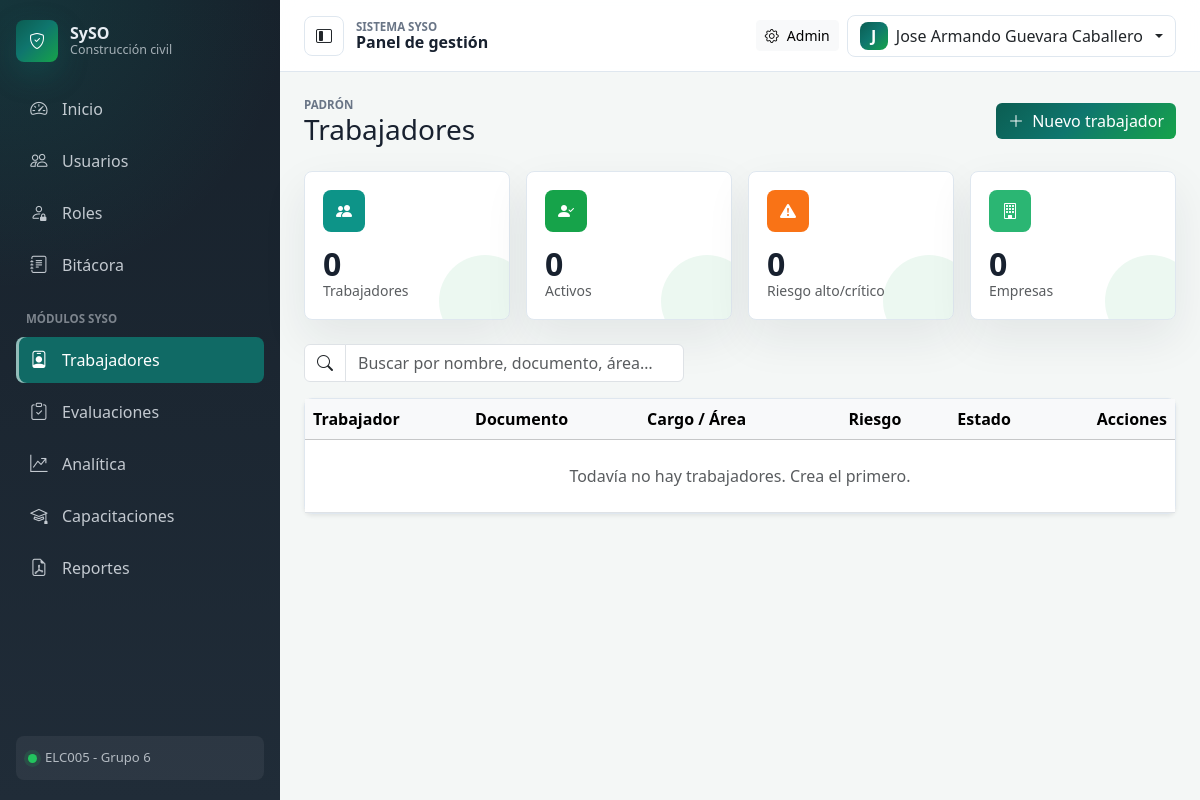
The page /trabajadores/ (signed in) on the database as committed earlier.
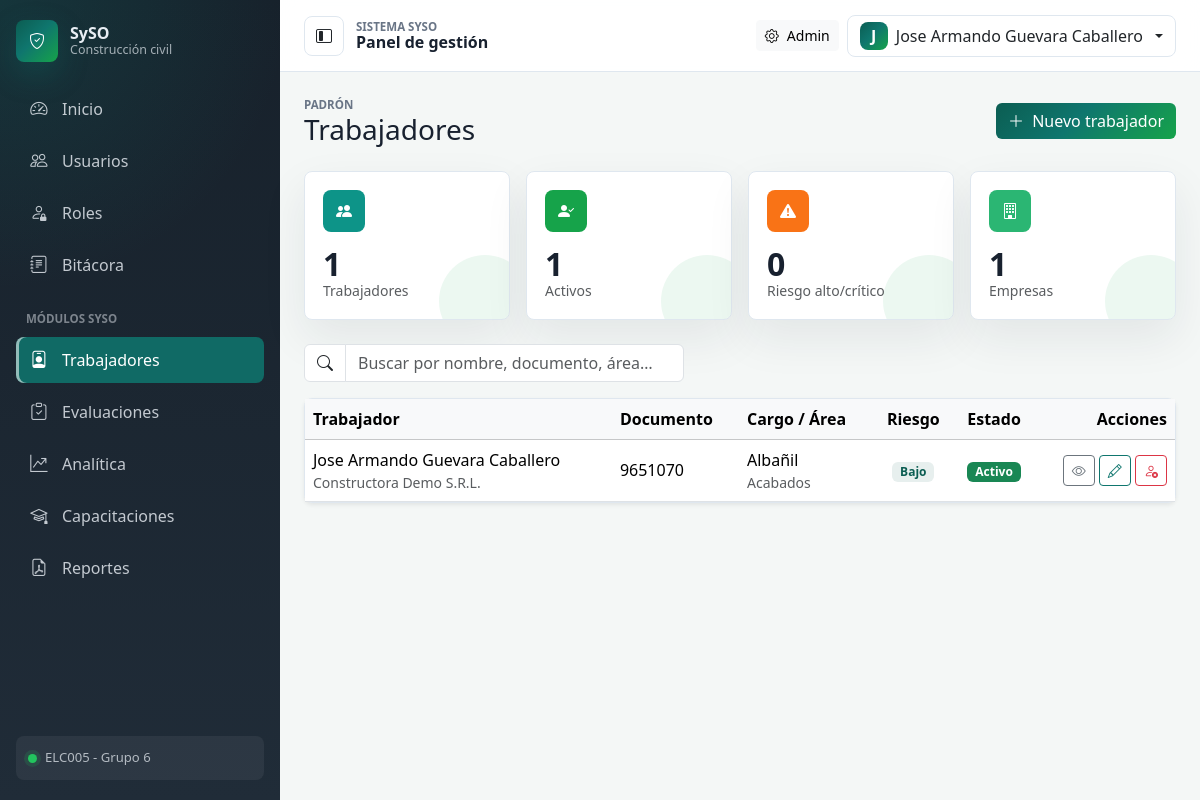
The same page on the database as committed later.
### apps/workers/models.py (models this page shows, shortened)
class Trabajador(models.Model):
    class Estado(models.TextChoices):
        ACTIVO = 'ACTIVO', 'Activo'
        INACTIVO = 'INACTIVO', 'Inactivo'
    empresa = models.ForeignKey(Empresa, on_delete=models.PROTECT, related_name='trabajadores')
    nombres = models.CharField('Nombres', max_length=120)
    apellidos = models.CharField('Apellidos', max_length=120)
    documento = models.CharField('Documento de identidad', max_length=30, unique=True)
    cargo = models.ForeignKey(Cargo, on_delete=models.PROTECT, related_name='trabajadores')
    area = models.ForeignKey(Area, on_delete=models.PROTECT, related_name='trabajadores')
    nivel_riesgo = models.ForeignKey(NivelRiesgo, on_delete=models.PROTECT, related_name='trabajadores')
    supervisor = models.ForeignKey(
        settings.AUTH_USER_MODEL,
        on_delete=models.SET_NULL,
        null=True, blank=True,
        related_name='trabajadores_supervisados',
        verbose_name='Supervisor',
    )
    estado = models.CharField(max_length=10, choices=Estado.choices, default=Estado.ACTIVO)
    creado_en = models.DateTimeField(auto_now_add=True)
    actualizado_en = models.DateTimeField(auto_now=True)
    class Meta:
        verbose_name = 'Trabajador'
        verbose_name_plural = 'Trabajadores'
        ordering = ['apellidos', 'nombres']
    @property
    def nombre_completo(self):
        return f'{self.nombres} {self.apellidos}'
    @property
    def activo(self):
        return self.estado == self.Estado.ACTIVO

class Empresa(models.Model):
    nombre = models.CharField('Nombre', max_length=160)
    nit = models.CharField('NIT', max_length=30, blank=True, default='')
    activo = models.BooleanField('Activa', default=True)
    creado_en = models.DateTimeField(auto_now_add=True)
    class Meta:
        verbose_name = 'Empresa'
        verbose_name_plural = 'Empresas'
        ordering = ['nombre']

class Cargo(models.Model):
    nombre = models.CharField('Nombre', max_length=120, unique=True)
    class Meta:
        verbose_name = 'Cargo'
        verbose_name_plural = 'Cargos'
        ordering = ['nombre']

class Area(models.Model):
    nombre = models.CharField('Nombre', max_length=120)
    empresa = models.ForeignKey(Empresa, on_delete=models.CASCADE, related_name='areas')
    class Meta:
        verbose_name = 'Área'
        verbose_name_plural = 'Áreas'
        ordering = ['nombre']

class NivelRiesgo(models.Model):
    nombre = models.CharField('Nombre', max_length=40, unique=True)
    orden = models.PositiveSmallIntegerField('Orden', default=0)
    class Meta:
        verbose_name = 'Nivel de riesgo'
        verbose_name_plural = 'Niveles de riesgo'
        ordering = ['orden']
    @property
    def es_critico(self):
        return self.nombre in ('Alto', 'Crítico')

### apps/workers/interfaces/views/trabajador_views.py (the view)
# urls.py: path('', trabajador_views.TrabajadorListView.as_view(), name='trabajador_list'),
class TrabajadorListView(PermissionRequiredMixin, View):
    permission_required = 'usuarios.ver_trabajadores'
    raise_exception = True
    def get(self, request):
        return render(request, 'workers/trabajadores/lista.html', {
            'trabajadores': ListarTrabajadores().execute(),
            'resumen': ResumenTrabajadores().execute(),
        })

### apps/audit/services.py (called while the page is built)
def set_current_request(request):
    _local.request = request

### apps/workers/application/use_cases/trabajadores.py (called while the page is built)
    def execute(self):
        return Trabajador.objects.select_related(
            'empresa', 'cargo', 'area', 'nivel_riesgo', 'supervisor'
        ).all()

    def execute(self):
        qs = Trabajador.objects.all()
        return {
            'total': qs.count(),
            'activos': qs.filter(estado=Trabajador.Estado.ACTIVO).count(),
            'riesgo_alto': qs.filter(nivel_riesgo__nombre__in=['Alto', 'Crítico']).count(),
            'empresas': Empresa.objects.count(),
        }

### apps/workers/templates/workers/trabajadores/lista.html (shortened to what the changed rows need)
{% extends 'base.html' %}
{% block content %}
  <div class="d-flex flex-wrap justify-content-between align-items-center mb-4" data-reveal>
    <div>
      <h1 class="h3 mb-0">Trabajadores</h1>
    </div>
  </div>
  <div class="row g-3 mb-4">
    <div class="col-6 col-lg-3" data-reveal>
      <div class="stat-card">
        <span class="stat-icon teal"><i class="bi bi-people-fill"></i></span>
        <div class="stat-value mt-3">{{ resumen.total }}</div>
        <div class="text-muted small">Trabajadores</div>
      </div>
    </div>
    <div class="col-6 col-lg-3" data-reveal>
      <div class="stat-card">
        <span class="stat-icon green"><i class="bi bi-person-check-fill"></i></span>
        <div class="stat-value mt-3">{{ resumen.activos }}</div>
        <div class="text-muted small">Activos</div>
      </div>
    </div>
    <div class="col-6 col-lg-3" data-reveal>
      <div class="stat-card">
        <span class="stat-icon mint"><i class="bi bi-building"></i></span>
        <div class="stat-value mt-3">{{ resumen.empresas }}</div>
        <div class="text-muted small">Empresas</div>
      </div>
    </div>
  </div>
  <div class="card shadow-sm" data-reveal>
    <div class="table-responsive">
      <table id="tabla-trabajadores" class="table table-hover align-middle mb-0">
        <thead class="table-light">
          <tr>
            <th>Trabajador</th>
            <th>Documento</th>
            <th>Cargo / Área</th>
            <th class="text-center">Riesgo</th>
            <th class="text-center">Estado</th>
            <th class="text-end">Acciones</th>
          </tr>
        </thead>
        <tbody>
          {% for t in trabajadores %}
            <tr data-row>
              <td>
                {{ t.nombre_completo }}
                <span class="text-muted small d-block">{{ t.empresa.nombre }}</span>
              </td>
              <td>{{ t.documento }}</td>
              <td>{{ t.cargo.nombre }} <span class="text-muted small d-block">{{ t.area.nombre }}</span></td>
              <td class="text-center">
                {% if t.nivel_riesgo.es_critico %}
                  <span class="badge text-bg-danger">{{ t.nivel_riesgo.nombre }}</span>
                {% else %}
                  <span class="badge text-bg-secondary">{{ t.nivel_riesgo.nombre }}</span>
                {% endif %}
              </td>
              <td class="text-center">
                {% if t.activo %}<span class="badge text-bg-success">Activo</span>
                {% else %}<span class="badge text-bg-danger">Inactivo</span>{% endif %}
              </td>
              <td class="text-end">
                <a href="{% url 'workers:trabajador_detail' t.id %}" class="btn btn-sm btn-outline-secondary" title="Ver"><i class="bi bi-eye"></i></a>
                {% if perms.usuarios.gestionar_trabajadores %}
                  <a href="{% url 'workers:trabajador_update' t.id %}" class="btn btn-sm btn-outline-primary" title="Editar"><i class="bi bi-pencil"></i></a>
                  <form method="post" action="{% url 'workers:trabajador_toggle' t.id %}" class="d-inline">
                    {% if t.activo %}
                      <button class="btn btn-sm btn-outline-danger" title="Desactivar"><i class="bi bi-person-x"></i></button>
                    {% else %}
                      <button class="btn btn-sm btn-outline-success" title="Activar"><i class="bi bi-person-check"></i></button>
                    {% endif %}
                  </form>
                {% endif %}
              </td>
            </tr>
          {% empty %}
            <tr><td colspan="6" class="text-center text-muted py-4">Todavía no hay trabajadores. Crea el primero.</td></tr>
          {% endfor %}
        </tbody>
      </table>
    </div>
  </div>
{% endblock %}

Rows that differ between the two databases and show on the page:
added Trabajador: nombre_completo "Jose Armando Guevara Caballero", empresa.nombre "Constructora Demo S.R.L.", documento "9651070", cargo.nombre "Albañil", area.nombre "Acabados", nivel_riesgo.nombre "Bajo", estado "Activo"
Other text that changed with them:
{{ resumen.total }}: "0" → "1"
{{ resumen.activos }}: "0" → "1"
{{ resumen.empresas }}: "0" → "1"
text no longer shown: "Todavía no hay trabajadores. Crea el primero."
